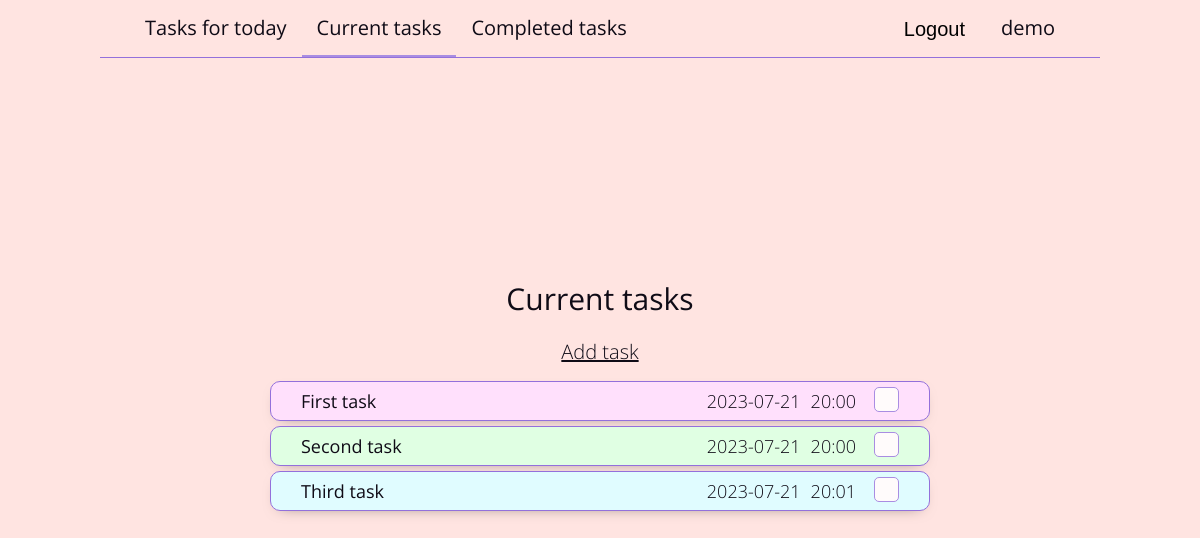
Page /current-tasks/ (signed in) on the committed database.
### tables this page shows
CREATE TABLE users (
    id INTEGER NOT NULL PRIMARY KEY AUTOINCREMENT,
    password VARCHAR(128) NOT NULL,
    username VARCHAR(150) NOT NULL UNIQUE,
    active BOOL NOT NULL DEFAULT True
);

CREATE TABLE tasks (
    id INTEGER NOT NULL PRIMARY KEY AUTOINCREMENT,
    user_id INTEGER NOT NULL,
    title VARCHAR(50) NOT NULL,
    description TEXT NOT NULL DEFAULT "",
    date_of_completion DATA,
    time_of_completion TIME,
    priority INTEGER NOT NULL DEFAULT 1,
    execution_status BOOL NOT NULL DEFAULT False,
    FOREIGN KEY (user_id) REFERENCES users(id)
        ON DELETE CASCADE
        ON UPDATE CASCADE
);

### to_do.py (the view, shortened to what this page needs)
@app.route("/current-tasks/", methods=["GET", "POST"])
@login_required
def current_tasks_to_do():
    page_name = "current-tasks"
    main_title = "Current tasks"
    user_id = current_user.get_id()
    tasks = g.connection_to_db.get_tasks_for_user(
        user_id,
        filters=f"execution_status = False",
        order_by=f"date_of_completion, time_of_completion, priority DESC, title"
    )
    return render_template("to_do/tasks_to_do.html",
        page_title=page_title,
        page_name=page_name,
        main_title=main_title,
        tasks=tasks
    )

### superstructures.py (called while the page is built)
    def get_first_record(self, table, **kwargs):
        list_of_values_for_columns = [f'{column} = {repr(value)}' for column, value in kwargs.items()]
        values_for_where = " AND ".join(list_of_values_for_columns)
        select_query = f"SELECT * FROM {table} " \
        f"{'WHERE ' if values_for_where else ''}{values_for_where} " \
        f"LIMIT 1;"
        searched_record = self._cursor.execute(select_query).fetchone()
        return searched_record

    def get_tasks_for_user(self, user_id, filters=None, order_by=None):
        select_query = f"SELECT * FROM tasks " \
        f"WHERE user_id = {user_id}{f' AND {filters}' if filters is not None else ''}" \
        f"{f' ORDER BY {order_by}' if order_by is not None else ''};"
        tasks_for_user = self._cursor.execute(select_query).fetchall()
        return tasks_for_user

    def close(self):
        self._connection.close()

    def get_id(self):
        return str(self._user["id"])

    @property
    def username(self):
        return str(self._user["username"])

### to_do.py (called while the page is built)
def db_connection():
    connection = sqlite3.connect(app.config["DATABASE"])
    connection.row_factory = sqlite3.Row                           # Converting records from tables to a dictionary type
    return connection

@app.before_request
def connection_to_db_via_g():  # Implementing a single database connection across the entire query
    if not hasattr(g, "connection_to_db"):
        g.connection_to_db = ConnectionToDB(db_connection())

@login_manager.user_loader
def user_loading(user_id):
    connection_to_db_via_g()
    return UserLogin(user_id, g.connection_to_db)

@app.teardown_appcontext                         # Decorator responsible for processes executed after request processing
def close_db_connection(response):
    if hasattr(g, "connection_to_db"):
        g.connection_to_db.close()                          # Closing the database connection after processing a request
    return response

### templates/to_do/tasks_to_do.html (shortened to what this page needs)
{% extends "index.html" %}
{% block application %}
<article class="to_do tasks">
    <h1>{{ main_title }}</h1>
    {% if main_title != "Completed tasks" %}
    <a href="{{ url_for('create_task_to_do', calling_page=page_name) }}">Add task</a>
    {% endif %}
    <ul>
        {% for task in tasks %}
        <li class="priority_{{ task.priority }} status_{{ task.execution_status }}">
            <a href="{{ url_for('change_task_to_do', calling_page=page_name, task_id=task.id) }}">
                <h2 title="{{ task.description }}">{{ task.title }}</h2>
                <ul>
                    <li>{{ task.date_of_completion }}</li>
                    <li>{{ task.time_of_completion }}</li>
                </ul>
            </a>
            <form method="post">
                {% if task.execution_status %}
                <button type="submit" name="execution_status" value="0">✓</button>
                {% else %}
                <button type="submit" name="execution_status" value="1"></button>
                {% endif %}
            </form>
        </li>
        {% endfor %}
    </ul>
</article>
{% endblock %}

### templates/to_do/to_do_header.html (shortened to what this page needs)
<header class="to_do">
    <nav>
        <ul>
            {% if current_user.is_authenticated %}
            <li>
                <ul class="first_elements">
                    <li {% if main_title == "Tasks for today" %} class="checked" {% endif %}>
                        <a href="{{ url_for('tasks_for_today_to_do') }}">Tasks for today</a>
                    </li>
                    <li {% if main_title == "Current tasks" %} class="checked" {% endif %}>
                        <a href="{{ url_for('current_tasks_to_do') }}">Current tasks</a>
                    </li>
                    <li {% if main_title == "Completed tasks" %} class="checked" {% endif %}>
                        <a href="{{ url_for('completed_tasks_to_do') }}">Completed tasks</a>
                    </li>
                </ul>
            </li>
            <li>
                <ul class="last_elements">
                    <li>
                        <form action="{{ url_for('logout_to_do') }}" method="post">
                            <button type="submit">Logout</button>
                        </form>
                    </li>
                    <li class="username">{{ current_user.username }}</li>
                </ul>
            </li>
            {% endif %}
        </ul>
    </nav>
</header>

### static/css/styles.css (style rules this page uses)
html { font-family: "Open Sans", "PT Sans", sans-serif; font-size: 18px; font-weight: 300; text-align: center; }
body { color: #0f0b16; height: 100vh; line-height: 1.333; }
a { color: #0f0b16; }
h1, h2, h3 { line-height: 1; }

### static/to_do/css/to_do_styles.css (style rules this page uses)
body { background-color: mistyrose; }
header.to_do > nav > ul { align-items: center; border-bottom: 1px solid mediumpurple; box-sizing: border-box; display: flex; flex-flow: row wrap; justify-content: space-between; margin: 15px auto 35px; max-width: 1000px; padding: 0px 30px; }
header.to_do > nav > ul > li > ul.first_elements { align-items: center; display: flex; flex-flow: row wrap; justify-content: start; }
header.to_do > nav > ul > li > ul.last_elements { align-items: center; display: flex; flex-flow: row wrap; justify-content: end; }
header.to_do > nav > ul > li > ul > li { padding-bottom: 15px; }
header.to_do > nav > ul > li > ul.first_elements > li.checked { border-bottom: 2px solid #a98de2; padding-bottom: 13px; }
header.to_do > nav > ul > li > ul > li.username, header.to_do > nav > ul > li > ul a, header.to_do > nav > ul > li > ul button { background: none; border: none; cursor: pointer; font-size: 20px; font-weight: 400; margin: 0px 15px; text-decoration: none; }
header.to_do > nav > ul > li > ul > li.username { cursor: auto; }
header.to_do > nav > ul > li > ul button { position: relative; top: 1px; }
article.to_do { margin-bottom: 95px; }
article.to_do > h1 { font-size: 30px; font-weight: 400; margin-bottom: 25px; }
article.to_do.tasks > a { font-size: 20px; }
article.to_do.tasks > ul { margin-top: 15px; }
article.to_do.tasks > ul > li { align-items: center; border: 1.5px solid mediumpurple; border-radius: 10px; box-shadow: 0px 5px 15px -10px #736765; box-sizing: border-box; display: flex; flex-flow: row wrap; justify-content: space-between; margin-bottom: 5px; min-width: calc(30vw + 300px); padding: 5px 30px; }
article.to_do.tasks > ul > li:last-child { margin-bottom: 0px; }
article.to_do.tasks > ul > li.priority_1.status_0 { background-color: #e0fcff; }
article.to_do.tasks > ul > li.priority_2.status_0 { background-color: #e0ffe3; }
article.to_do.tasks > ul > li.priority_3.status_0 { background-color: #ffe0fc; }
article.to_do.tasks > ul > li > a { align-items: center; display: flex; flex-flow: row wrap; justify-content: space-between; min-width: calc(30vw + 200px); text-decoration: none; }
article.to_do.tasks > ul > li > a > h2 { font-weight: 400; }
article.to_do.tasks > ul > li > a > ul { align-items: center; display: flex; flex-flow: row wrap; justify-content: center; }
article.to_do.tasks > ul > li > a > ul > li { margin: 0px 5px; }
article.to_do.tasks > ul > li > form > button { background-color: #fffbfb; border: 1.5px solid #a98de2; border-radius: 5px; cursor: pointer; height: 25px; text-decoration: none; width: 25px; }

### rows in the picture
users: username "demo"
tasks: title "First task", date_of_completion "2023-07-21", time_of_completion "20:00", execution_status False (drawn)
tasks: title "Second task", date_of_completion "2023-07-21", time_of_completion "20:00", execution_status False (drawn)
tasks: title "Third task", date_of_completion "2023-07-21", time_of_completion "20:01", execution_status False (drawn)

### other values in the picture
{{ main_title }} "Current tasks"
